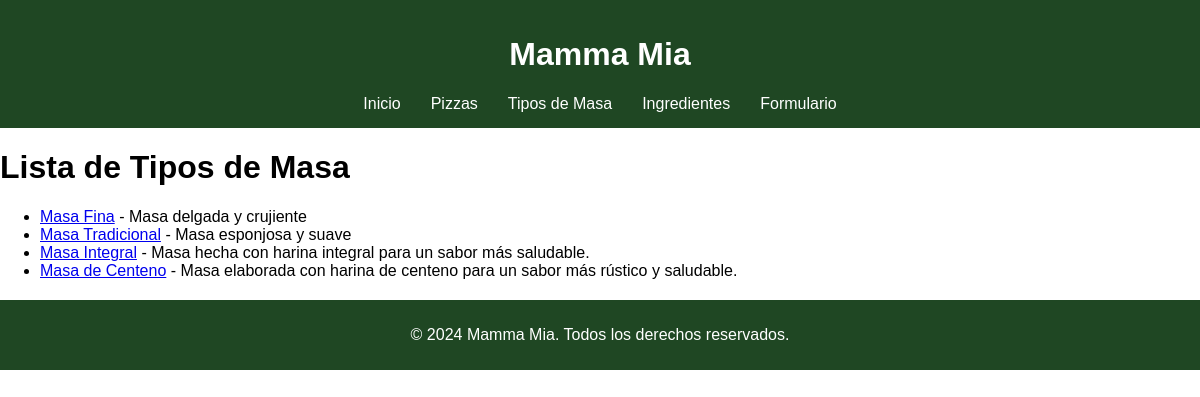
/tipos_masa/, run on an earlier commit of the app's database.
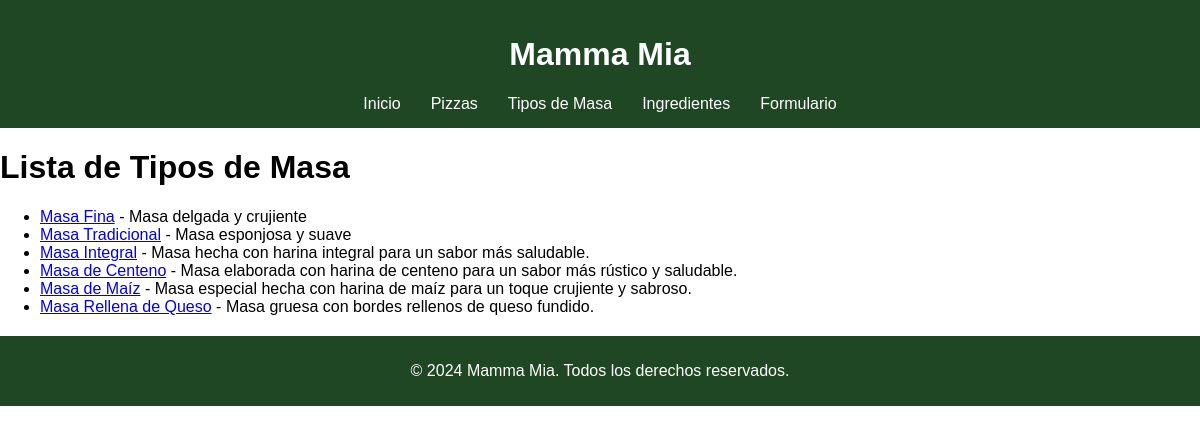
And on a later commit of the database.
### pizzeria/models.py (models this page shows, shortened)
class TipoMasa(models.Model):
    nombre = models.CharField(max_length=50)
    descripcion = models.TextField()

### pizzeria/views.py (the view)
# urls.py: path('tipos_masa/', views.lista_tipos_masa, name='lista_tipos_masa'),
def lista_tipos_masa(request):
    tipos_masa = TipoMasa.objects.all()
    return render(request, 'lista_tipos_masa.html', {'tipos_masa': tipos_masa})

### pizzeria/templates/lista_tipos_masa.html (shortened to what this page needs)
{% extends "base.html" %}
{% load static %}
{%block content%}
    <h1>Lista de Tipos de Masa</h1>
    <ul>
        {% for tipo in tipos_masa %}
            <li><a href="{% url 'detalle_tipo_masa' tipo.id %}">{{ tipo.nombre }}</a> - {{ tipo.descripcion }}</li>
        {% endfor %}
    </ul>
{%endblock%}

What changed in the data, as far as the page shows it:
added TipoMasa: nombre "Masa de Maíz", descripcion "Masa especial hecha con harina de maíz para un toque crujiente y sabroso."
added TipoMasa: nombre "Masa Rellena de Queso", descripcion "Masa gruesa con bordes rellenos de queso fundido."
